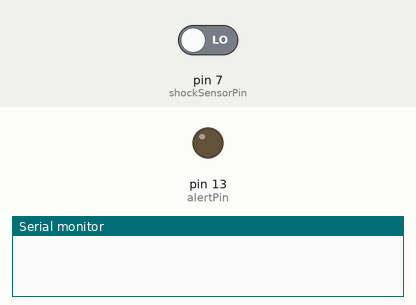
Simulated run of this sketch. Board: Arduino Uno, built with avr-gcc and run on an emulated ATmega328P. On the bench: output pins drawn as LEDs (lit = HIGH), the last lines printed to the serial monitor. The inputs (shaded band) are chosen by the test bench; at power-on: pin 7 (shockSensorPin) LOW.

Above: at 1.2 s.
1.3 s: pin 7 (shockSensorPin) driven HIGH
At 2.5 s:
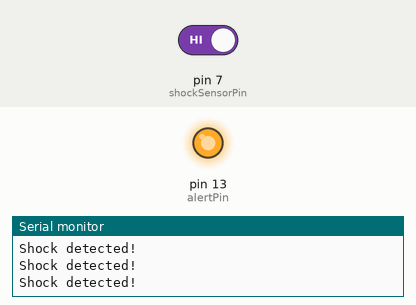
2.8 s: pin 7 (shockSensorPin) driven LOW
At 3.8 s:
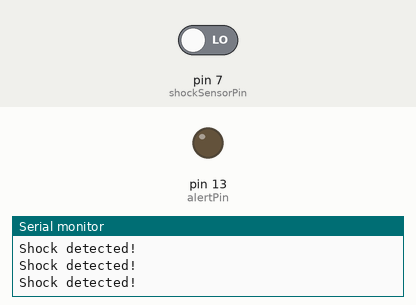
Timing chart, 0 to 5.8 s (numbered marks = the images above; inputs shaded):
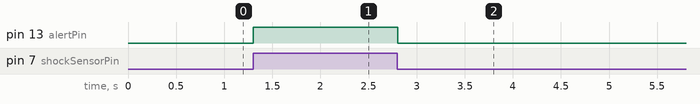

Measured:
- after the input at 1.3 s, pin 13 (alertPin): LOW → HIGH at once
- after the input at 2.8 s, pin 13 (alertPin): HIGH → LOW at once

The sketch:

shockSensor.ino
```cpp
const int shockSensorPin = 7; // Digital pin connected to the Shock Sensor module
const int alertPin = 13;       // Digital pin connected to the Buzzer or LED

void setup() {
  pinMode(shockSensorPin, INPUT);   // Set the Shock Sensor pin as INPUT
  pinMode(alertPin, OUTPUT);        // Set the Buzzer or LED pin as OUTPUT
  digitalWrite(alertPin, LOW);      // Turn off the Buzzer or LED initially
  Serial.begin(9600);               // Initialize serial communication for debugging
}

void loop() {
  int shockValue = digitalRead(shockSensorPin); // Read the digital value from the Shock Sensor

  // Check if shock is detected
  if (shockValue == HIGH) {
    Serial.println("Shock detected!"); // Display a message when a shock is detected
    digitalWrite(alertPin, HIGH);      // Turn on the Buzzer or LED
  } else {
    // No shock detected, turn off the Buzzer or LED
    digitalWrite(alertPin, LOW); // Turn off the Buzzer or LED
  }

  delay(100); // Add a small delay to avoid rapid repeated detections
}
```
